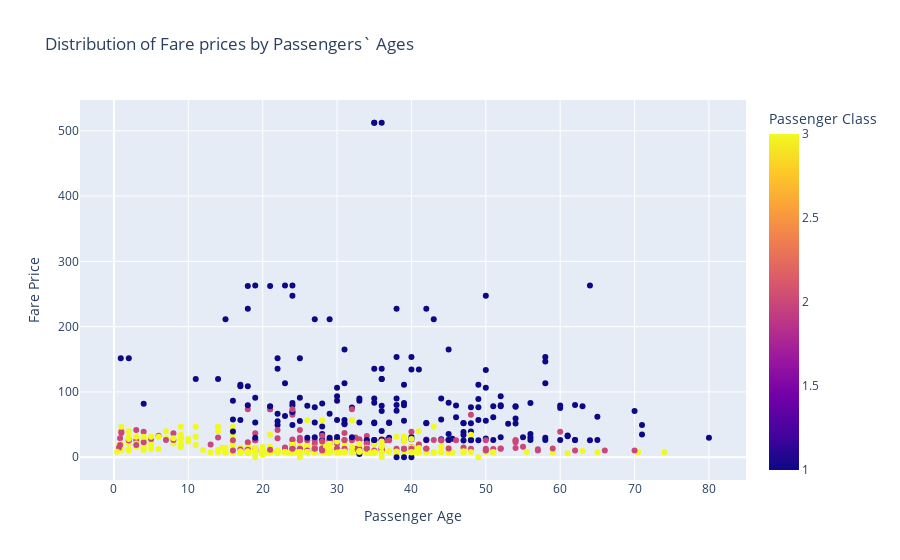

The cell this chart's notebook holds for it:
### Code cell
fig=px.scatter(titanic,x='Age', y='Fare',color='Pclass', title=' Distribution of Fare prices by Passengers` Ages',
              color_discrete_sequence=['purple', 'hotpink', 'orange'],
             labels={'Fare':'Fare Price', 'Age':'Passenger Age', 'Pclass':'Passenger Class'})
fig.show()

### Figure 1 — Plotly figure (JSON) as saved in the notebook; plotly's stock layout.template omitted (floating-point values rounded to 4 significant figures; data arrays with more than 128 entries replaced by an {"elided": "..."} marker saying what was removed)
{"data": [{"hovertemplate": "Passenger Age=%{x}<br>Fare Price=%{y}<br>Passenger Class=%{marker.color}<extra></extra>", "legendgroup": "", "marker": {"color": {"elided": "891 int values"}, "coloraxis": "coloraxis", "symbol": "circle"}, "mode": "markers", "name": "", "orientation": "v", "showlegend": false, "type": "scatter", "x": {"elided": "891 float values"}, "xaxis": "x", "y": {"elided": "891 float values"}, "yaxis": "y"}], "layout": {"coloraxis": {"colorbar": {"title": {"text": "Passenger Class"}}, "colorscale": [[0, "#0d0887"], [0.1111, "#46039f"], [0.2222, "#7201a8"], [0.3333, "#9c179e"], [0.4444, "#bd3786"], [0.5556, "#d8576b"], [0.6667, "#ed7953"], [0.7778, "#fb9f3a"], [0.8889, "#fdca26"], [1, "#f0f921"]]}, "legend": {"tracegroupgap": 0}, "title": {"text": " Distribution of Fare prices by Passengers` Ages"}, "xaxis": {"anchor": "y", "domain": [0, 1], "title": {"text": "Passenger Age"}}, "yaxis": {"anchor": "x", "domain": [0, 1], "title": {"text": "Fare Price"}}}}
